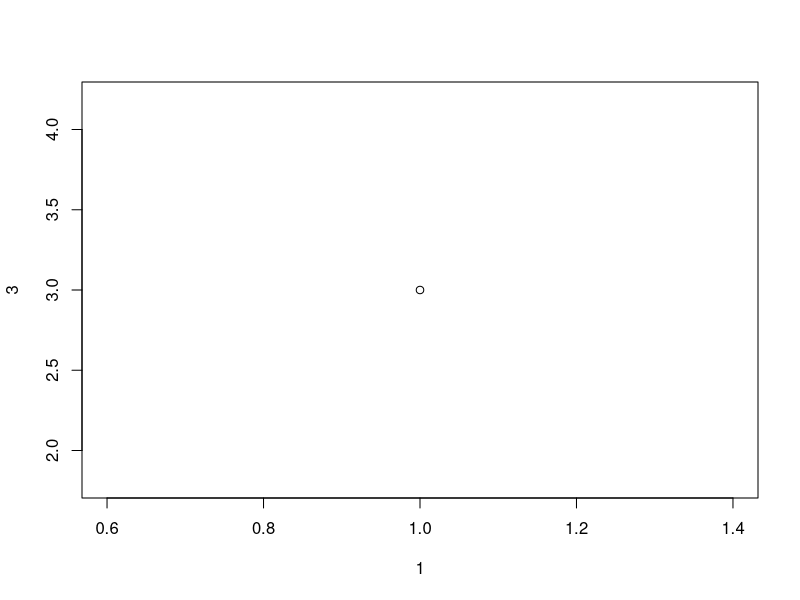
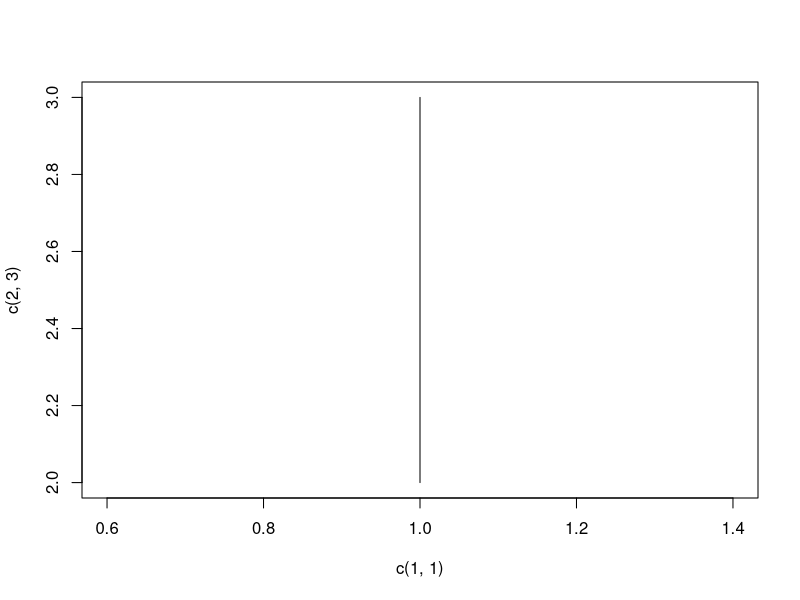

The R source for these figures, in order:
Sys.setenv(LANG="en") # changes logs/error messages to English
                   

print(0.1+0.2, digits=18)

if(0.1+0.2 == 0.3) {
  print("true")
} else {
  print("false")
}

# vectors are atomic data types, which means every entry in a vector has the same type
# lists are not atomic
a = c(1,2,3)
is.numeric(a[1])
is.vector(a)


print("Hello")

#a = 1
print(a)
#a = 3
print(a)

"3"==3

plot(1,3)
plot(c(1,1), c(2,3), type="l")

#d = 212712772177
#while (1) {
#  d = d + 1;
#  print(d)
#}

x <- as.integer(.Machine$integer.max)
print(paste(x, typeof(x)))

y = x + 1L
paste(y, typeof(y))

u = paste0("11111", "22222", c(2,3,4), collapse="d")

x = c(3,4,1,NA)
y = c(1,9,1,NA)
z = c(1,9,NA)

setequal(y,z)
y = unique(y)

union(x,y)
intersect(x,y)
setdiff(x,y)

for(i in 1:5) {
  print(paste0("i is ", i))
}

a=0
for(i in 1:10) {
  a = a + 2
}

j = 0
while(j < 10) {
  print(paste0("j is ", j))
  j = j + 1
}
